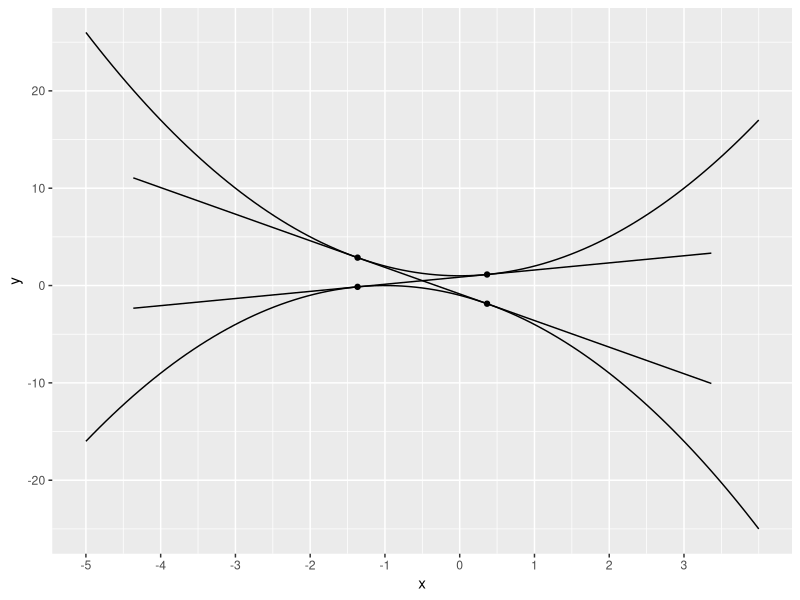
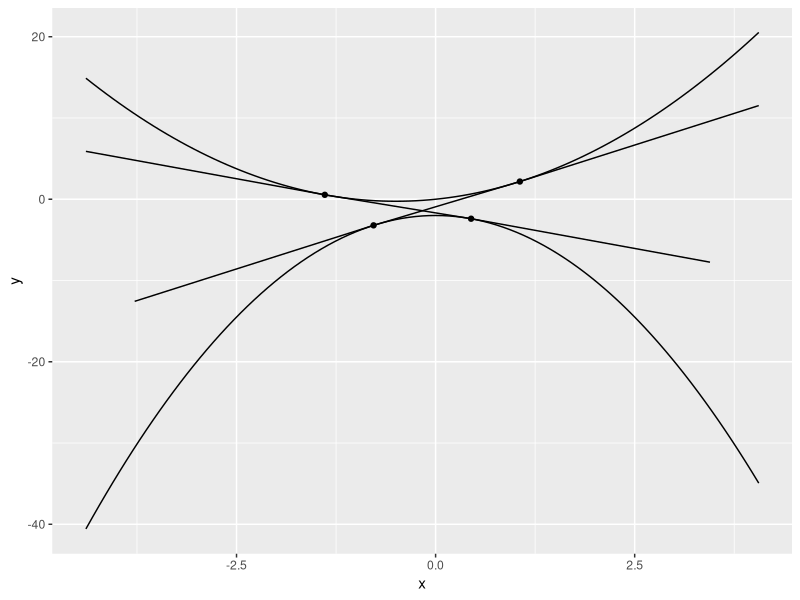

These charts were generated, in order, by the following R code:
## ---- chunk 1
knitr::opts_chunk$set(echo = TRUE)
library(ggplot2)
## ---- chunk 2
f <- function(x) x^2 + 1
fp <- function(x) 2*x
g <- function(x) -x^2 - 2*x - 1
gp <- function(x) -2*x - 2
p <- ggplot(data = data.frame(x = 0), mapping = aes(x = x)) +
  scale_x_continuous(breaks = seq(-5, 3), limits = c(-5, 4))

delta <- 3

x1 <- (-1 + sqrt(3))/2
x2 <- -x1 - 1
pts1 <- data.frame(x = c(x1, x2), y = c(f(x1), g(x2)))
m <- fp(x1)
line1 <- data.frame(x = c(x2 - delta, x2, x1, x1 + delta), y = c(g(x2) - m * delta, g(x2), f(x1), f(x1) + m * delta))

x1 <- (-1 - sqrt(3))/2
x2 <- -x1 - 1
pts2 <- data.frame(x = c(x2, x1), y = c(g(x2), f(x1)))
m <- fp(x1)
line2 <- data.frame(x = c(x1 - delta, x1, x2, x2 + delta), y = c(f(x1) - m * delta, f(x1), g(x2), g(x2) + m * delta))

p + stat_function(fun=f) + stat_function(fun=g) +
  geom_line(data=line1, aes(x=x, y=y)) +
  geom_line(data=line2, aes(x=x, y=y)) +
  geom_point(data=pts1, aes(x=x, y=y)) +
  geom_point(data=pts2, aes(x=x, y=y))
  

## ---- chunk 3
f <- function(x) x^2 + x
fp <- function(x) 2*x + 1
g <- function(x) -2*x^2 - 2
gp <- function(x) -4*x
p <- ggplot(data = data.frame(x = 0), mapping = aes(x = x))
delta <- 3

x1 <- -1/6 + sqrt(3/2)
x2 <- -(2*x1 + 1)/4
pts1 <- data.frame(x = c(x1, x2), y = c(f(x1), g(x2)))
m <- fp(x1)
line1 <- data.frame(x = c(x2 - delta, x2, x1, x1 + delta), y = c(g(x2) - m * delta, g(x2), f(x1), f(x1) + m * delta))

x1 <- -1/6 - sqrt(3/2)
x2 <- -(2*x1 + 1)/4
pts2 <- data.frame(x = c(x2, x1), y = c(g(x2), f(x1)))
m <- fp(x1)
line2 <- data.frame(x = c(x1 - delta, x1, x2, x2 + delta), y = c(f(x1) - m * delta, f(x1), g(x2), g(x2) + m * delta))

p + stat_function(fun=f) + stat_function(fun=g) +
  geom_line(data=line1, aes(x=x, y=y)) +
  geom_line(data=line2, aes(x=x, y=y)) +
  geom_point(data=pts1, aes(x=x, y=y)) +
  geom_point(data=pts2, aes(x=x, y=y))
